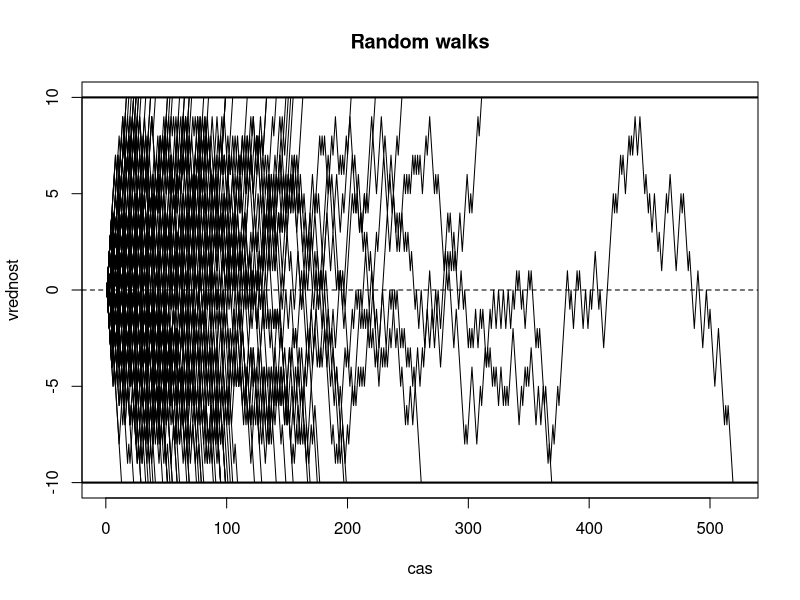

This figure's R source:
# za simetricen
sim_sprehod <- function(p, spodnja_meja, zgornja_meja) {
  vektor_vrednosti <- c(0)
  vsota <- 0
  while (vsota > spodnja_meja & vsota < zgornja_meja) {
    c <- c(-1,1)
    vsota <- vsota + sample(c, 1)
    vektor_vrednosti <- c(vektor_vrednosti, vsota)
  }
  vektor_vrednosti}

nesim_sprehod <- function(p, spodnja_meja, zgornja_meja) {
  vektor_vrednosti <- c(0)
  vsota <- 0
  while (vsota > spodnja_meja & vsota < zgornja_meja) {
    vsota <- vsota + ifelse(runif(1) < p, 1, -1)
    vektor_vrednosti <- c(vektor_vrednosti, vsota)
  }
  vektor_vrednosti}

######### za barve #######################
colorPicker <- function(vsota, max_length,
                        ls_color = c(178, 34, 34), ll_color = c(255, 204, 0),
                        us_color = c(0, 0, 102), ul_color = c(102, 204, 225)) {
  l <- length(values)
  if (values[l] < 0) {
    rgb_values <- (ls_color + (ll_color - ls_color) * l / max_length) / 255
  } else {
    rgb_values <- (us_color + (ul_color - us_color) * l / max_length) / 255
  }
  rgb(rgb_values[1], rgb_values[2], rgb_values[3])
}


vektor_vrednosti <- c(0)
vsota <- 0
p = 0.50
spodnja_meja <- -10
zgornja_meja <- 10
a <- sim_sprehod(p,spodnja_meja,zgornja_meja)
N <- 100
seznam <- replicate(N, sim_sprehod(p, spodnja_meja, zgornja_meja))
set.seed(77)
max_length <- max(sapply(seznam, length))
# make plot
plot(c(1, max_length), c(spodnja_meja, zgornja_meja), type = "n",
     main="Random walks", xlab="cas", ylab="vrednost")
for (i in 1:N) {
  lines(1:length(seznam[[i]]), seznam[[i]])
}
abline(h = 0, lty = "dashed")
abline(h = spodnja_meja, lwd = 2)
abline(h = zgornja_meja, lwd = 2)

